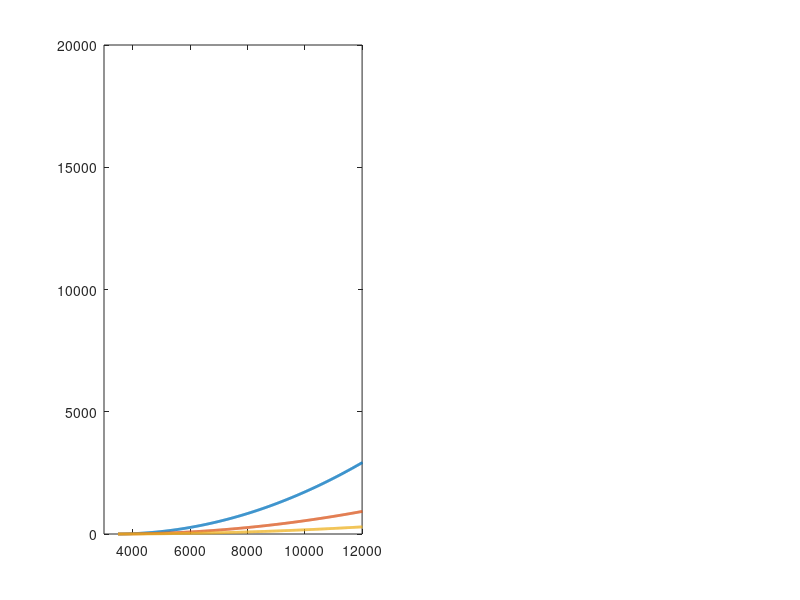

This chart was generated by the following MATLAB code: (Note: this script raises an error after producing the figure.)
% COMMUNICATION UPLINK
clc, clear, close all

% X-Band definition
f = 8.44e9;         %[Hz] 
c = 3e8;            %[m/s]
lambda = c / f;     %[m]

% Path loss
R_mars = 3389.5e3;                                  %[m]
path_loss = @(x) 20 * log10(4 * pi * x / lambda);   %[dB]
SMA = linspace(100e3, 20000e3, 1000) + R_mars;      %[m]
losses = path_loss(SMA - R_mars);                   %[dB]
design_margin = 3;                                  %[dB]

% Path loss at 10500km
% SMA_selected = 5000e3;                      %[m]
% loss = path_loss(SMA_selected - R_mars);    %[dB]

% Noise power
k = 1.3806e-23;     %[?]
T_eq = 250;         %[K]

% Modulation of communication
mods = 2;

% Data rate to achieve:
data_rate = 2e6;                    %[bps]
bandwidth = data_rate ./ mods;      %[Hz]

% Minimum CNR to achieve:
CNRs = [10.6 13.6];

% Noise Power:
P_noise = 10 * log10(k * T_eq .* bandwidth);        %[dBW]

% Minimum Recieved Power:
P_rec = CNRs + P_noise;     %[dBW]

% Reciever Gain
G_sat = 19;            %[dBi]

% USER EIRP Needed:
EIRP = zeros(2,length(losses));

for kk = 1 : length(CNRs)
EIRP(kk, :) = P_rec(kk) - G_sat + losses + design_margin;  %[dBW]
end

% USER Power needed wrt gains:
G_user = [5, 10, 15];

bits = [1 2];
figure
for jj = 1 : length(CNRs)
    subplot(1,2,jj)
    for kk = 1 : 3
        P_sat = 10.^((EIRP(jj,:) - G_user(kk))./10);
        plot(SMA/1000, P_sat, 'LineWidth', 2)
        hold on
    end
    % ylim([0, 50])
    xlim([3000, 12000])
    xline(R_mars/1e3);
    xline(10500);
    title(strcat(num2str(bits(jj)), ' Mbps'))
    xlabel('SMA [km]')
    ylabel('Power Emitted [W]')
    legend('G = 5', 'G = 10', 'G = 15')
    grid on
end

figure
plot(SMA/1e3, EIRP,  'LineWidth', 2)
xlim([3000, 12000])
xline(R_mars/1e3);
xline(10500);
title('User EIRP needed @8.44GHz with 1Mhz bandwidth')
xlabel('SMA [km]')
ylabel('EIRP [dBW]')
legend('1 Mbps (BPSK)', '2 Mbps (QPSK)')
grid on

%% COMMUNICATION DOWNLINK
clc, clear, close all

% X-Band definition
f = 8.5e9;         %[Hz] 
c = 3e8;            %[m/s]
lambda = c / f;     %[m]

% Path loss
R_mars = 3389.5e3;                                  %[m]
path_loss = @(x) 20 * log10(4 * pi * x / lambda);   %[dB]
SMA = linspace(100e3, 10000e3, 1000) + R_mars;      %[m]
losses = path_loss(SMA - R_mars);                   %[dB]
design_margin = 3;                                  %[dB]

% Path loss at 10500km
% SMA_selected = 5000e3;                      %[m]
% loss = path_loss(SMA_selected - R_mars);    %[dB]

% Noise power
k = 1.3806e-23;     %[?]
T_eq = 250;         %[K]

% Modulation of communication
mods = [2];

% Data rate to achieve:
data_rate = [8e6];                    %[bps]
bandwidth = data_rate ./ mods;      %[Hz]

% Minimum CNR to achieve:
CNRs = 10.6;

% Noise Power:
P_noise = 10 * log10(k * T_eq .* bandwidth);        %[dBW]

% Minimum Recieved Power:
P_rec = CNRs + P_noise;     %[dBW]

% Reciever Gain
G_user = 5;            %[dBi]


% USER EIRP Needed:
EIRP = zeros(2,length(losses));

for kk = 1 : length(data_rate)
EIRP(kk, :) = P_rec(kk) - G_user + losses + design_margin;  %[dBW]
end

% USER Power needed wrt gains:
G_sat = linspace(8, 40, 100);

bw = sqrt(30000 ./ 10.^(G_sat./10));

%%
% figure
% hold on
% for jj = 1 : length(data_rate)
%     for kk = 1 : length(G_sat)
%         P_sat = 10.^((EIRP(jj,:) - G_sat(kk))./10);
%         plot(SMA/1000, P_sat, 'LineWidth', 2)
%     end
% end

P_sat = zeros(length(losses), length(G_sat));

for jj = 1 : length(data_rate)
    for kk = 1 : length(G_sat)
        P_sat(:,kk) = 10.^((EIRP(jj,:) - G_sat(kk))./10);
    end
end

SMa = SMA./1000;
surf(SMa, bw, P_sat')

%%
% ylim([0, 50])
xlim([3000, 12000])
xline(R_mars/1e3);
xline(10500);
title('User power needed @8.44GHz with 1Mhz bandwidth')
xlabel('SMA [km]')
ylabel('Power Emitted [W]')
legend('bw = 97', 'bw = 54', 'bw = 17', 'bw = 5.4')
grid on

figure
plot(SMA/1e3, EIRP(1,:),  'LineWidth', 2)
xlim([3000, 12000])
xline(R_mars/1e3);
xline(10500);
title('User EIRP needed @8.44GHz with 1Mhz bandwidth')
xlabel('SMA [km]')
ylabel('EIRP [dBW]')
grid on


%% COMMUNICATION DOWNLINK
clc, clear, close all

% X-Band definition
f = 4.01e8;         %[Hz] 
c = 3e8;            %[m/s]
lambda = c / f;     %[m]

% Path loss
R_mars = 3389.5e3;                                  %[m]
path_loss = @(x) 20 * log10(4 * pi * x / lambda);   %[dB]
SMA = linspace(100e3, 10000e3, 1000) + R_mars;      %[m]
losses = path_loss(SMA - R_mars);                   %[dB]
design_margin = 3;                                  %[dB]

% Path loss at 10500km
% SMA_selected = 5000e3;                      %[m]
% loss = path_loss(SMA_selected - R_mars);    %[dB]

% Noise power
k = 1.3806e-23;     %[?]
T_eq = 250;         %[K]

% Modulation of communication
mods = [2];

% Data rate to achieve:
data_rate = [2e6];                    %[bps]
bandwidth = data_rate ./ mods;      %[Hz]

% Minimum CNR to achieve:
CNRs = 10.6;

% Noise Power:
P_noise = 10 * log10(k * T_eq .* bandwidth);        %[dBW]

% Minimum Recieved Power:
P_rec = CNRs + P_noise;     %[dBW]

% Reciever Gain
G_user = 5;            %[dBi]


% USER EIRP Needed:
EIRP = zeros(2,length(losses));

for kk = 1 : length(data_rate)
EIRP(kk, :) = P_rec(kk) - G_user + losses + design_margin;  %[dBW]
end

% USER Power needed wrt gains:
G_sat = linspace(8, 40, 100);

bw = sqrt(30000 ./ 10.^(G_sat./10));

%
figure
hold on
for jj = 1 : length(data_rate)
    for kk = 1 : length(G_sat)
        P_sat = 10.^((EIRP(jj,:) - G_sat(kk))./10);
        plot(SMA/1000, P_sat, 'LineWidth', 2)
    end
end
% ylim([0, 50])
xlim([3000, 12000])
xline(R_mars/1e3);
xline(10500);
title('User power needed @8.44GHz with 1Mhz bandwidth')
xlabel('SMA [km]')
ylabel('Power Emitted [W]')
legend('bw = 97', 'bw = 54', 'bw = 17', 'bw = 5.4')
grid on

figure
plot(SMA/1e3, EIRP(1,:),  'LineWidth', 2)
xlim([3000, 12000])
xline(R_mars/1e3);
xline(10500);
title('User EIRP needed @8.44GHz with 1Mhz bandwidth')
xlabel('SMA [km]')
ylabel('EIRP [dBW]')
grid on